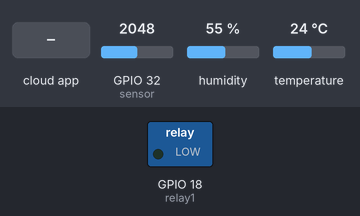
Bench run of a sketch on a simulated ESP32. On the bench: switched loads named in the sketch (green lamp = pin HIGH). Wiring (inferred from the names in the program): DHT22 sensor: data GPIO 32. The inputs (shaded band) are chosen by the test bench; at power-on: GPIO 32 (sensor) = 2048, humidity 55 %, temperature 24 °C. WiFi joins after 1.5 s; servers stay silent unless stated; the Firebase database answers and starts empty; what the sketch prints to the serial monitor is not drawn.

Above: at 3.3 s.
3.4 s: the phone or cloud app sets relay1 to 1
At 4.7 s:
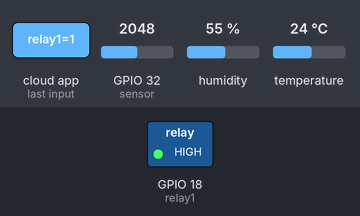
5.1 s: the phone or cloud app sets relay1 to 0
At 6.1 s:
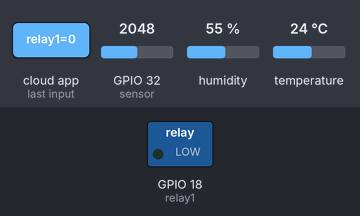
Timing chart, 0 to 8.1 s (numbered marks = the images above; inputs shaded):
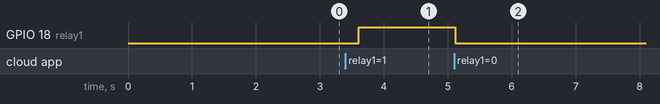

The sketch:

Exsplore_Post_Data_Sensor_and_Control_ESP32_using_Firebase.ino
```cpp
/*
  Explore
  POST Data Sensor dan Control dengan Google Firebase
  .
  .
  @Iwan Cilibur / +628988541995
  +6287775593898 (Office)
  www.interactiverobotics.club
 */

#include <WiFi.h>
#include <IOXhop_FirebaseESP32.h>
#include <DHT.h>

#define DHTPIN 32
#define DHTTYPE DHT22
DHT dht(DHTPIN, DHTTYPE);

// Masukan Host Firebase dan Aut Token Firebase
#define WIFISSID "www.interactiverobotics.club3" // WifiSSID
#define PASSWORD  "cilibur2019"   // WifiPassword
#define FIREBASE_HOST "esp32tutorial.firebaseio.com"  //Host Firebase
#define FIREBASE_AUTH "0QuTPAXe5zdg1iSCtGdNvuFU6xiWAlje58LAVI5U" //Kode Token Firebase

//Membuat Variable

int relay1=18;
int sensor=32;

void setup() {
  //Menentukan Fungsi dari PIN
  pinMode(sensor,INPUT);
  pinMode(relay1,OUTPUT);

  dht.begin();

  Serial.begin(115200);
  WiFi.begin(WIFISSID, PASSWORD);
  Serial.print("Menghubungkan...");
    while (WiFi.status() != WL_CONNECTED) {
        Serial.print(".");
        delay(500);
    }
  Serial.println("");
  Serial.println("WiFi Terhubung.");
  Serial.println("IP address: ");
  Serial.print(WiFi.localIP());
  Serial.println();

  //Firebase Konfigurasi
  Firebase.begin(FIREBASE_HOST, FIREBASE_AUTH);
  Firebase.set("suhu", 0);
  Firebase.set("kelembaban", 0);
  Firebase.set("sensor", 0);
  Firebase.set("relay1", 0);
}

void loop() {

//Ambil data Sensor
float suhu=dht.readTemperature();
float kelembaban=dht.readHumidity();
int datasensor=analogRead(sensor);

//Post Data Sensor
Firebase.setString("pesan", "Hallo Saya dari ESP32");
Firebase.setFloat("suhu",suhu);
Firebase.setFloat("kelembaban",kelembaban);
Firebase.setFloat("sensor",datasensor);
//Program Control
digitalWrite(relay1, Firebase.getInt("relay1"));

}
```

Measured:
- after the input at 3.4 s, GPIO 18 (relay1): LOW → HIGH after 0.21 s
- after the input at 5.1 s, GPIO 18 (relay1): HIGH → LOW at once
